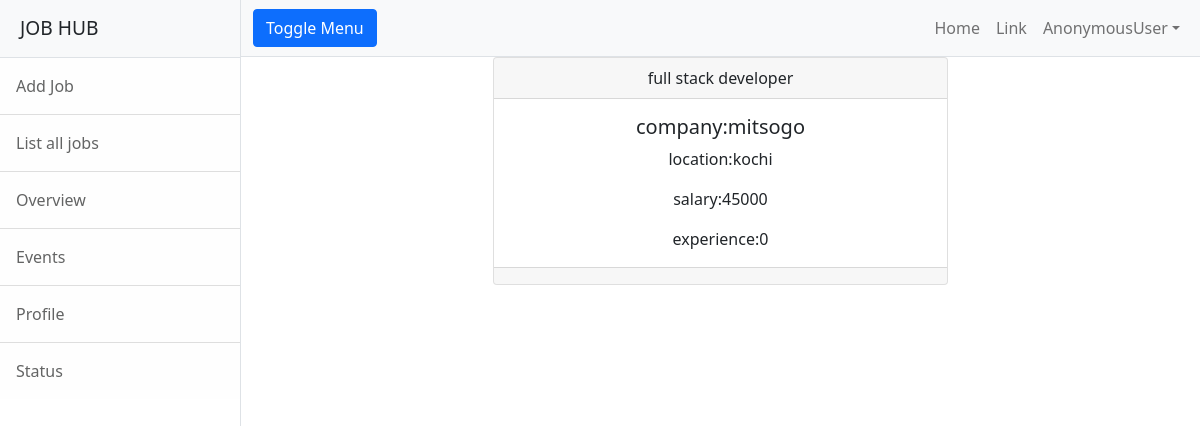
The page /employer/jobs/detail/6 on the database its author committed.
### employer/models.py (models this page shows, shortened)
class Jobs(models.Model):
    job_title=models.CharField(max_length=150)
    company_name=models.CharField(max_length=150)
    location=models.CharField(max_length=100)
    salary=models.PositiveIntegerField(null=True)
    experience=models.PositiveIntegerField(default=0)

### employer/views.py (the view)
# urls.py: path('jobs/detail/<int:id>',views.Jobdetailview.as_view(),name='emp-jobdetail'),
class Jobdetailview(DetailView):
    model = Jobs
    context_object_name = "job"
    template_name = "emp-jobdetail.html"
    pk_url_kwarg = "id"

### employer/templates/emp-jobdetail.html
{%extends 'base.html'%}
{%block body_block%}
<div class="row">
    <div class="col-3"></div>
    <div class="col-6">
        <div class="card text-center">
  <div class="card-header">
      {{job.job_title}}
  </div>
  <div class="card-body">
    <h5 class="card-title">company:{{job.company_name}}</h5>
    <p class="card-text">location:{{job.location}}</p>
      <p class="card-text">salary:{{job.salary}}</p>
      <p class="card-text">experience:{{job.experience}}</p>
  </div>
  <div class="card-footer text-muted">
  </div>
</div>
    </div>
    <div class="col-3"></div>
</div>
{%endblock%}

### rows shown on the page
Jobs: job_title "full stack developer", company_name "mitsogo", location "kochi", salary "45000", experience "0"

### other values the page prints
{{ request.user }} "AnonymousUser"
